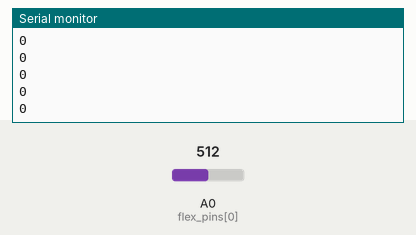
A sketch run on a simulated Arduino Nano, built with avr-gcc and run on an emulated ATmega328P. Shown: the last lines printed to the serial monitor. The test bench sets the inputs (shaded band); at power-on: A0 (flex_pins[0]) = 512.

Above: at 1.2 s.
1.3 s: A0 (flex_pins[0]) set to 357
At 2.1 s:
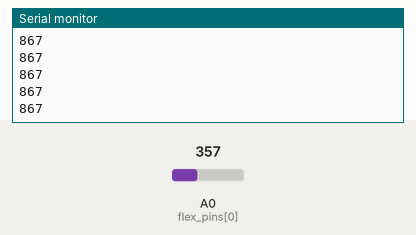
2.8 s: A0 (flex_pins[0]) set to 328
At 3.5 s:
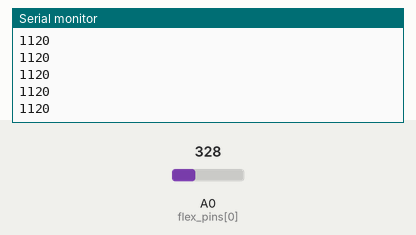
Timing chart, 0 to 5.8 s (numbered marks = the images above; inputs shaded):
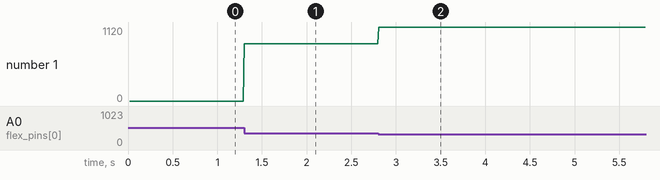

The sketch:

rc_signal.ino
```cpp
/* d *****************************************************************************

Based on:
    Flex_Sensor_Example.ino
    Example sketch for SparkFun's flex sensors
      (https://www.sparkfun.com/products/10264)
    Jim Lindblom @ SparkFun Electronics
    April 28, 2016

    Create a voltage divider circuit combining a flex sensor with a 47k resistor.
    - The resistor should connect from A0 to GND.
    - The flex sensor should connect from A0 to 3.3V
    As the resistance of the flex sensor increases (meaning it's being bent), the
    voltage at A0 should decrease.

    Development environment specifics:
    Arduino 1.6.7
******************************************************************************/


char* Flexes[]={"xfl0","xfl1","xfc0","xan0","xfr0","xfr1","xbl0", "xbl1","xbr1","xbr0"};

float baselines[] = {0,0,0,0,0,0,0,0,0,0,0,0};

int flex_pins[] = {A0,A1,A2,A3,A4,A5,A6,A7};//,A8,A9,A10,A11};

int num_pins = 1;
const float VCC = 5.0; // Estimated voltage of Ardunio 5V line
//const float R_DIV = 47500.0; // Measured resistance of 47k resistor
const float R_DIV = 10000.0; // Estimated resistance of 10k resistor

const int TAB_FORMAT = 1;


float get_flexR(int pin)
{
  int flexADC;
  float flexV;
  float flexR;
  flexADC = analogRead(flex_pins[pin]);
  flexV = flexADC * VCC / 1023.0;
  flexR = R_DIV * (VCC / flexV - 1.0);
  return flexR;
}

void setup()
{
  Serial.begin(115200);
  for( int i = 0; i < num_pins; i = i + 1 ) {
        pinMode(flex_pins[i], INPUT);
    for( int j = 0; j < 100; j = j + 1 ) {
      baselines[i] += get_flexR(i);
    }
    baselines[i] /= 100.0;
  }
}


void loop()
{
  float bflexR;

  for( int i = 0; i < num_pins; i = i + 1 ) {
    bflexR = get_flexR(i) - baselines[i];
    if (i==0) {
      if (abs(bflexR)>10) {
        //Mouse.move(0, bflexR/100);
      }
    }
    if (not TAB_FORMAT) Serial.print("('");
    if (not TAB_FORMAT) Serial.print(Flexes[i]);
    if (not TAB_FORMAT) Serial.print("',");

    Serial.print(int(bflexR/10));
    if (TAB_FORMAT) Serial.print('\t');
    else Serial.println(")");
  }

  if (TAB_FORMAT) Serial.println("");


  delay(10);


}
```

Measured:
- after the input at 1.3 s, the serial monitor: prints a new line at once (image 1)
- after the input at 2.8 s, the serial monitor: prints a new line at once (image 2)
- plotted number 1: 0 → 867 after the input at 1.3 s, 867 → 1120 after the input at 2.8 s
